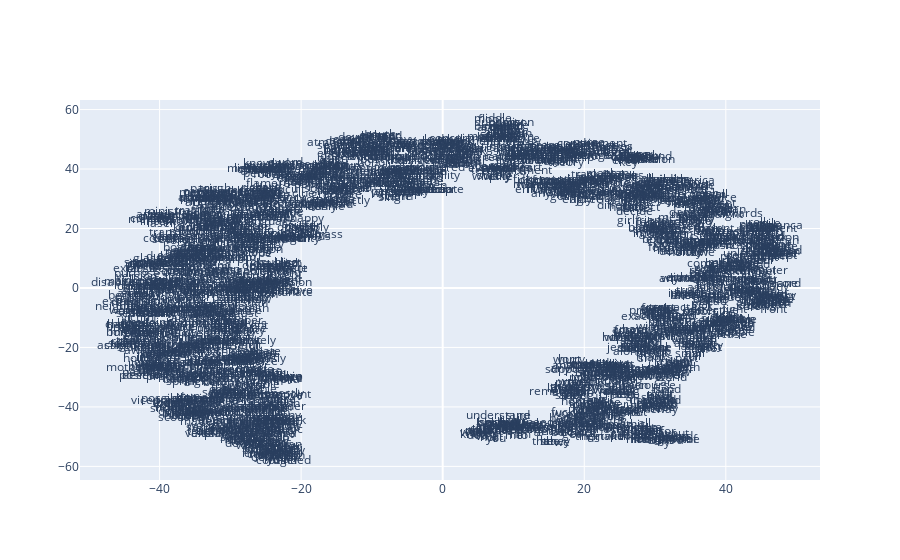

The notebook cell saved with this chart:
### Markdown cell above
The documentation for gensim provided a really nice example on visualizing embedded words by reducing the dimensionality of the words to 2 dimensions using tSNE.

### Code cell
# Visualizing word embeddings via plotly and matplotlib and the TSNE algorithm
from sklearn.decomposition import IncrementalPCA    # inital reduction
from sklearn.manifold import TSNE                   # final reduction
import numpy as np                                  # array handling

def reduce_dimensions(model):
    num_dimensions = 2  # final num dimensions (2D, 3D, etc)

    # extract the words & their vectors, as numpy arrays
    vectors = np.asarray(model.wv.vectors)
    labels = np.asarray(model.wv.index_to_key)  # fixed-width numpy strings

    # reduce using t-SNE
    tsne = TSNE(n_components=num_dimensions, random_state=0)
    vectors = tsne.fit_transform(vectors)

    x_vals = [v[0] for v in vectors]
    y_vals = [v[1] for v in vectors]
    return x_vals, y_vals, labels

x_vals, y_vals, labels = reduce_dimensions(word2vec_model)

def plot_with_plotly(x_vals, y_vals, labels, plot_in_notebook=True):
    from plotly.offline import init_notebook_mode, iplot, plot
    import plotly.graph_objs as go

    trace = go.Scatter(x=x_vals, y=y_vals, mode='text', text=labels)
    data = [trace]

    if plot_in_notebook:
        init_notebook_mode(connected=True)
        iplot(data, filename='word-embedding-plot')
    else:
        plot(data, filename='word-embedding-plot.html')

def plot_with_matplotlib(x_vals, y_vals, labels):
    import matplotlib.pyplot as plt
    import random

    random.seed(0)

    plt.figure(figsize=(12, 12))
    plt.scatter(x_vals, y_vals)

    #
    # Label randomly subsampled 25 data points
    #
    indices = list(range(len(labels)))
    selected_indices = random.sample(indices, 25)
    for i in selected_indices:
        plt.annotate(labels[i], (x_vals[i], y_vals[i]))

try:
    get_ipython()
except Exception:
    plot_function = plot_with_matplotlib
else:
    plot_function = plot_with_plotly

print('This is a plot for word2vec_model')
plot_function(x_vals, y_vals, labels)

### Figure 1 — Plotly figure (JSON) as saved in the notebook; plotly's stock layout.template omitted (floating-point values rounded to 4 significant figures; data arrays with more than 128 entries replaced by an {"elided": "..."} marker saying what was removed)
{"data": [{"mode": "text", "text": {"elided": "2168 str values"}, "type": "scatter", "x": {"elided": "2168 float values"}, "y": {"elided": "2168 float values"}}], "layout": {}}
